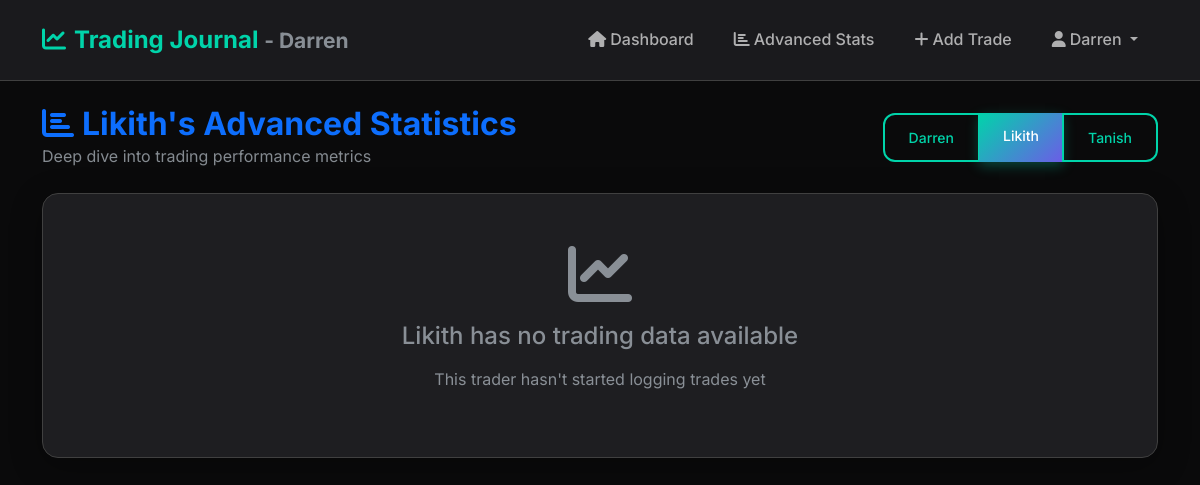
The app's page /advanced_stats?user=2 (signed in) with its own data.
### tables this page shows
CREATE TABLE users (
            id INTEGER PRIMARY KEY AUTOINCREMENT,
            username TEXT UNIQUE NOT NULL,
            password TEXT NOT NULL,
            display_name TEXT NOT NULL,
            created_at TIMESTAMP DEFAULT CURRENT_TIMESTAMP
        );

### app.py (the view, shortened to what this page needs)
@app.route('/advanced_stats')
@login_required
def advanced_stats():
    view_user_id = request.args.get('user', session['user_id'], type=int)
    conn = get_db_connection()
    viewed_user = conn.execute('SELECT * FROM users WHERE id = ?', (view_user_id,)).fetchone()
    if not viewed_user:
        view_user_id = session['user_id']
        viewed_user = conn.execute('SELECT * FROM users WHERE id = ?', (view_user_id,)).fetchone()
    all_users = conn.execute('SELECT id, username, display_name FROM users ORDER BY display_name').fetchall()
    trades = conn.execute('''
        SELECT * FROM trades
        WHERE user_id = ?
        ORDER BY date DESC, created_at DESC
    ''', (view_user_id,)).fetchall()
    conn.close()
    if not trades:
        return render_template('advanced_stats.html',
                             trades=[],
                             exit_stats={},
                             performance_trends={},
                             viewed_user=viewed_user,
                             all_users=all_users,
                             current_view_user_id=view_user_id)

### app.py (called while the page is built)
def login_required(f):
    @wraps(f)
    def decorated_function(*args, **kwargs):
        if 'user_id' not in session:
            return redirect(url_for('login'))
        return f(*args, **kwargs)
    return decorated_function

def get_db_connection():
    conn = sqlite3.connect('trading_journal.db')
    conn.row_factory = sqlite3.Row
    return conn

### templates/advanced_stats.html (shortened to what this page needs)
{% extends "base.html" %}
{% block content %}
<div class="row mb-4">
    <div class="col-12">
        <div class="d-flex justify-content-between align-items-center">
            <div>
                <h2 class="fw-bold text-primary mb-0">
                    <i class="fas fa-chart-bar me-2"></i>{{ viewed_user.display_name }}'s Advanced Statistics
                </h2>
                <p class="text-muted mb-0">Deep dive into trading performance metrics</p>
            </div>
            <div class="profile-switcher">
                <div class="btn-group" role="group">
                    {% for user in all_users %}
                    <a href="{{ url_for('advanced_stats', user=user.id) }}"
                       class="btn {{ 'btn-primary' if user.id == current_view_user_id else 'btn-outline-primary' }} btn-sm">
                        {{ user.display_name }}
                    </a>
                    {% endfor %}
                </div>
            </div>
        </div>
    </div>
</div>
{% if not trades %}
<div class="row">
    <div class="col-12">
        <div class="card text-center">
            <div class="card-body py-5">
                <i class="fas fa-chart-line fa-4x text-muted mb-3"></i>
                <h4 class="text-muted mb-3">{{ viewed_user.display_name }} has no trading data available</h4>
                <p class="text-muted">{{ 'Add some trades to see advanced statistics' if viewed_user.id == session.user_id else 'This trader hasn\'t started logging trades yet' }}</p>
            </div>
        </div>
    </div>
</div>
{% endif %}
{% endblock %}

### templates/base.html (style rules this page uses)
:root { --bg-primary: #0a0a0b; --bg-secondary: #1a1a1d; --bg-tertiary: #2d2d30; --bg-card: #1e1e21; --text-primary: #ffffff; --text-secondary: #b3b3b3; --text-muted: #6c757d; --accent-primary: #00d4aa; --accent-secondary: #6c5ce7; --accent-danger: #fd79a8; --accent-warning: #fdcb6e; --border-color: #404040; --success: #00b894; --danger: #e17055; --glass-bg: rgba(255, 255, 255, 0.05); --glass-border: rgba(255, 255, 255, 0.1); }
* { transition: all 0.3s cubic-bezier(0.4, 0, 0.2, 1); }
body { font-family: 'Inter', -apple-system, BlinkMacSystemFont, sans-serif; background: var(--bg-primary); color: var(--text-primary); line-height: 1.6; }
.card { background: var(--bg-card); border: 1px solid var(--border-color); border-radius: 16px; backdrop-filter: blur(10px); box-shadow: 0 8px 32px rgba(0, 0, 0, 0.3); }
.card-body { padding: 2rem; }
.btn { border-radius: 12px; font-weight: 500; padding: 0.75rem 1.5rem; border: none; transition: all 0.3s ease; }
.btn-primary { background: linear-gradient(135deg, var(--accent-primary), var(--accent-secondary)); box-shadow: 0 4px 12px rgba(0, 212, 170, 0.3); }
.btn-outline-primary { border: 2px solid var(--accent-primary); color: var(--accent-primary); background: transparent; }

### records on screen
users: display_name "Likith"
users: display_name "Darren"
users: display_name "Tanish"

### other values on screen
{{ session.display_name }} "Darren"
